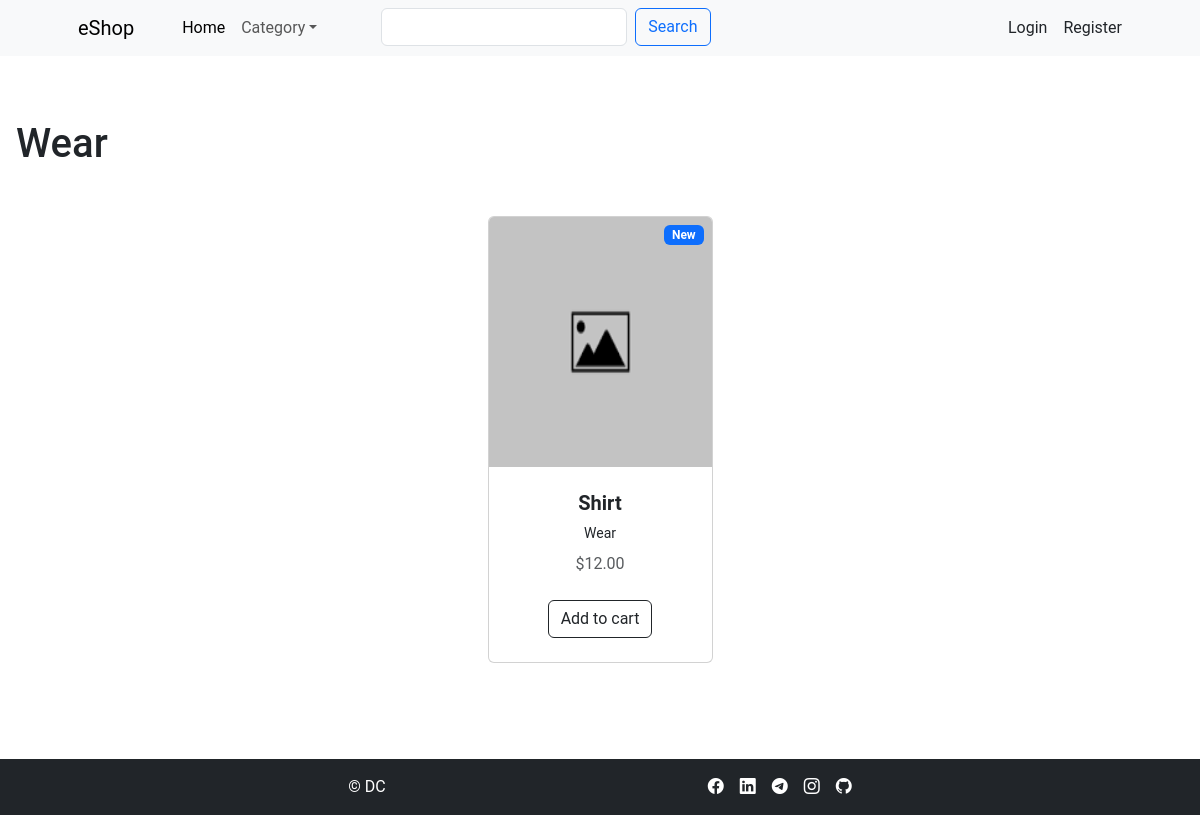
The app's page /buy/category/Wear/, older data.
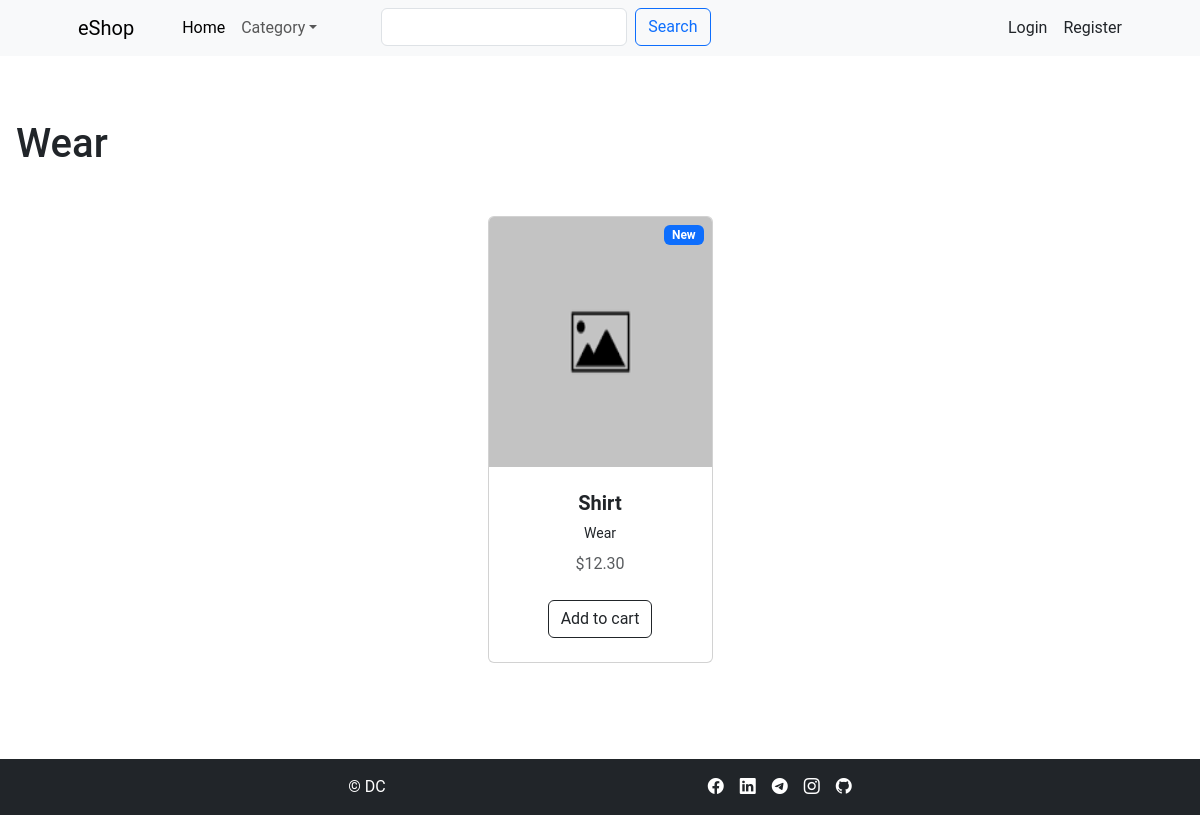
The same page, newer data.
### buy/models.py (models this page shows, shortened)
class Item(models.Model):
    title = models.CharField(max_length=100)
    price = models.DecimalField(max_digits=19, decimal_places=2)
    discount_price = models.DecimalField(max_digits=19, decimal_places=2, blank=True, null=True)
    category = models.CharField(choices=CATEGORY_CHOICES, max_length=23)
    label = models.CharField(choices=LABEL_CHOICES, max_length=10)
    slug = models.SlugField()
    description = models.TextField()
    additional_information = models.TextField(blank=True, null=True)
    image = models.ImageField(blank=True)
    a_image1 = models.ImageField(blank=True)
    a_image2 = models.ImageField(blank=True)
    a_image3 = models.ImageField(blank=True)
    def get_absolute_url(self):
        return reverse("product_detail", kwargs={"slug": self.slug})

### buy/views.py (the view)
# urls.py: path("category/<str:category>/", views.categoryList, name="category"),
def categoryList(request, category):
    object_list = Item.objects.filter(category=category)
    context = {
        "object_list" : object_list,
        "category" : category,
    }
    return render(request, "buy/category.html", context)

### buy/templates/buy/category.html (shortened to what this page needs)
{% extends "buy/layout.html" %}
{% block content %}
<section class="py-5">
    <h1 class="m-3">{{ category }}</h1>
    <div class="container px-4 px-lg-5 mt-5">
        <div class="row gx-4 gx-lg-5 row-cols-2 row-cols-md-3 row-cols-xl-4 justify-content-center">
        {% for item in object_list%}
        <div class="col mb-5">
            <div class="card h-100">
                <div class="badge bg-{{item.label}} text-white position-absolute" style="top: 0.5rem; right: 0.5rem">{{ item.get_label_display }}</div>
                <a class="nav-link" href="{{ item.get_absolute_url }}">
                    {% if item.image %}
                    <img class="card-img-top border" src="{{ item.image.url }}" alt="Product image" height="250px" width="200px" />
                    {% else %}
                    <img class="card-img-top" src="/media/images.png" alt="Product image" height="250px" width="200px"/>
                    {% endif %}
                </a>
                <div class="card-body p-4">
                    <div class="text-center">
                        <h5 class="fw-bolder">
                            <a class="nav-link" href="{{ item.get_absolute_url }}">
                            {{ item.title }}
                            </a>
                        </h5>
                        <div class="d-flex justify-content-center small mb-2">{{ item.get_category_display }}</div>
                        <span class="text-muted">
                            {% if item.discount_price %}
                                ${{ item.discount_price }}
                            {% else %}
                                ${{ item.price }}
                            {% endif %}
                        </span>
                    </div>
                </div>
                <div class="card-footer p-4 pt-0 border-top-0 bg-transparent">
                    <div class="text-center"><a class="btn btn-outline-dark mt-auto" href="#">Add to cart</a></div>
                </div>
            </div>
        </div>
        {% endfor %}
    </div>
</section>
{% endblock %}

Row changes from the older to the newer data that the page shows:
changed Item "Shirt": price "12.00" → "12.30"
